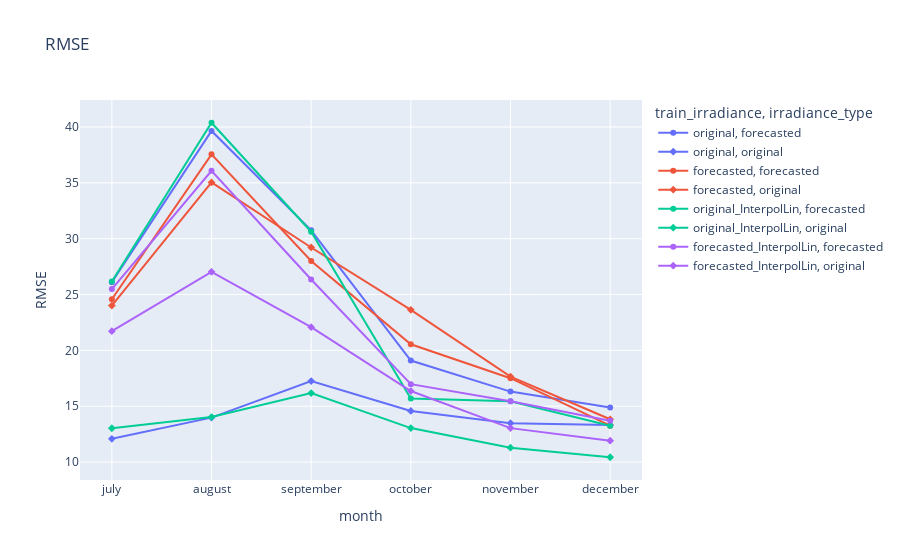

Source (notebook cell):
### Code cell
fig = px.line(df_combined_LV, x='month', y='RMSE', color='train_irradiance', title='RMSE', symbol = 'irradiance_type')
fig.show()
fig.write_html('./export_plot_MSE_comparison.html')

### Figure 1 — Plotly figure (JSON) as saved in the notebook; plotly's stock layout.template omitted (floating-point values rounded to 4 significant figures)
{"data": [{"hovertemplate": "train_irradiance=original<br>irradiance_type=forecasted<br>month=%{x}<br>RMSE=%{y}<extra></extra>", "legendgroup": "original, forecasted", "line": {"color": "#636efa", "dash": "solid"}, "marker": {"symbol": "circle"}, "mode": "lines+markers", "name": "original, forecasted", "orientation": "v", "showlegend": true, "type": "scatter", "x": ["july", "august", "september", "october", "november", "december"], "xaxis": "x", "y": [26.11, 39.65, 30.75, 19.09, 16.31, 14.88], "yaxis": "y"}, {"hovertemplate": "train_irradiance=original<br>irradiance_type=original<br>month=%{x}<br>RMSE=%{y}<extra></extra>", "legendgroup": "original, original", "line": {"color": "#636efa", "dash": "solid"}, "marker": {"symbol": "diamond"}, "mode": "lines+markers", "name": "original, original", "orientation": "v", "showlegend": true, "type": "scatter", "x": ["july", "august", "september", "october", "november", "december"], "xaxis": "x", "y": [12.08, 13.98, 17.26, 14.58, 13.48, 13.31], "yaxis": "y"}, {"hovertemplate": "train_irradiance=forecasted<br>irradiance_type=forecasted<br>month=%{x}<br>RMSE=%{y}<extra></extra>", "legendgroup": "forecasted, forecasted", "line": {"color": "#EF553B", "dash": "solid"}, "marker": {"symbol": "circle"}, "mode": "lines+markers", "name": "forecasted, forecasted", "orientation": "v", "showlegend": true, "type": "scatter", "x": ["july", "august", "september", "october", "november", "december"], "xaxis": "x", "y": [24.58, 37.55, 28.0, 20.54, 17.51, 13.26], "yaxis": "y"}, {"hovertemplate": "train_irradiance=forecasted<br>irradiance_type=original<br>month=%{x}<br>RMSE=%{y}<extra></extra>", "legendgroup": "forecasted, original", "line": {"color": "#EF553B", "dash": "solid"}, "marker": {"symbol": "diamond"}, "mode": "lines+markers", "name": "forecasted, original", "orientation": "v", "showlegend": true, "type": "scatter", "x": ["july", "august", "september", "october", "november", "december"], "xaxis": "x", "y": [24.01, 35.04, 29.21, 23.63, 17.66, 13.83], "yaxis": "y"}, {"hovertemplate": "train_irradiance=original_InterpolLin<br>irradiance_type=forecasted<br>month=%{x}<br>RMSE=%{y}<extra></extra>", "legendgroup": "original_InterpolLin, forecasted", "line": {"color": "#00cc96", "dash": "solid"}, "marker": {"symbol": "circle"}, "mode": "lines+markers", "name": "original_InterpolLin, forecasted", "orientation": "v", "showlegend": true, "type": "scatter", "x": ["july", "august", "september", "october", "november", "december"], "xaxis": "x", "y": [26.18, 40.38, 30.62, 15.7, 15.44, 13.26], "yaxis": "y"}, {"hovertemplate": "train_irradiance=original_InterpolLin<br>irradiance_type=original<br>month=%{x}<br>RMSE=%{y}<extra></extra>", "legendgroup": "original_InterpolLin, original", "line": {"color": "#00cc96", "dash": "solid"}, "marker": {"symbol": "diamond"}, "mode": "lines+markers", "name": "original_InterpolLin, original", "orientation": "v", "showlegend": true, "type": "scatter", "x": ["july", "august", "september", "october", "november", "december"], "xaxis": "x", "y": [13.03, 14.03, 16.17, 13.04, 11.29, 10.43], "yaxis": "y"}, {"hovertemplate": "train_irradiance=forecasted_InterpolLin<br>irradiance_type=forecasted<br>month=%{x}<br>RMSE=%{y}<extra></extra>", "legendgroup": "forecasted_InterpolLin, forecasted", "line": {"color": "#ab63fa", "dash": "solid"}, "marker": {"symbol": "circle"}, "mode": "lines+markers", "name": "forecasted_InterpolLin, forecasted", "orientation": "v", "showlegend": true, "type": "scatter", "x": ["july", "august", "september", "october", "november", "december"], "xaxis": "x", "y": [25.49, 36.08, 26.35, 16.98, 15.46, 13.7], "yaxis": "y"}, {"hovertemplate": "train_irradiance=forecasted_InterpolLin<br>irradiance_type=original<br>month=%{x}<br>RMSE=%{y}<extra></extra>", "legendgroup": "forecasted_InterpolLin, original", "line": {"color": "#ab63fa", "dash": "solid"}, "marker": {"symbol": "diamond"}, "mode": "lines+markers", "name": "forecasted_InterpolLin, original", "orientation": "v", "showlegend": true, "type": "scatter", "x": ["july", "august", "september", "october", "november", "december"], "xaxis": "x", "y": [21.72, 27.04, 22.08, 16.36, 13.04, 11.92], "yaxis": "y"}], "layout": {"legend": {"title": {"text": "train_irradiance, irradiance_type"}, "tracegroupgap": 0}, "title": {"text": "RMSE"}, "xaxis": {"anchor": "y", "domain": [0, 1], "title": {"text": "month"}}, "yaxis": {"anchor": "x", "domain": [0, 1], "title": {"text": "RMSE"}}}}
